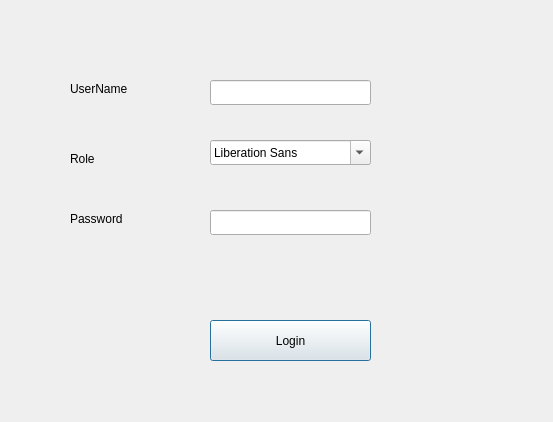
<?xml version="1.0" encoding="UTF-8"?>
<ui version="4.0">
 <class>loginDialog</class>
 <widget class="QDialog" name="loginDialog">
  <property name="geometry">
   <rect>
    <x>0</x>
    <y>0</y>
    <width>553</width>
    <height>422</height>
   </rect>
  </property>
  <property name="windowTitle">
   <string>Dialog</string>
  </property>
  <widget class="QLabel" name="label">
   <property name="geometry">
    <rect>
     <x>70</x>
     <y>80</y>
     <width>67</width>
     <height>17</height>
    </rect>
   </property>
   <property name="text">
    <string>UserName</string>
   </property>
  </widget>
  <widget class="QLabel" name="label_2">
   <property name="geometry">
    <rect>
     <x>70</x>
     <y>150</y>
     <width>67</width>
     <height>17</height>
    </rect>
   </property>
   <property name="text">
    <string>Role</string>
   </property>
  </widget>
  <widget class="QLabel" name="label_3">
   <property name="geometry">
    <rect>
     <x>70</x>
     <y>210</y>
     <width>67</width>
     <height>17</height>
    </rect>
   </property>
   <property name="text">
    <string>Password</string>
   </property>
  </widget>
  <widget class="QLineEdit" name="userLineEdit">
   <property name="geometry">
    <rect>
     <x>210</x>
     <y>80</y>
     <width>161</width>
     <height>25</height>
    </rect>
   </property>
  </widget>
  <widget class="QFontComboBox" name="RoleComboBox">
   <property name="geometry">
    <rect>
     <x>210</x>
     <y>140</y>
     <width>161</width>
     <height>25</height>
    </rect>
   </property>
  </widget>
  <widget class="QLineEdit" name="pwdLineEdit">
   <property name="geometry">
    <rect>
     <x>210</x>
     <y>210</y>
     <width>161</width>
     <height>25</height>
    </rect>
   </property>
  </widget>
  <widget class="QPushButton" name="loginButton">
   <property name="geometry">
    <rect>
     <x>210</x>
     <y>320</y>
     <width>161</width>
     <height>41</height>
    </rect>
   </property>
   <property name="text">
    <string>Login</string>
   </property>
  </widget>
 </widget>
 <resources/>
 <connections/>
</ui>
